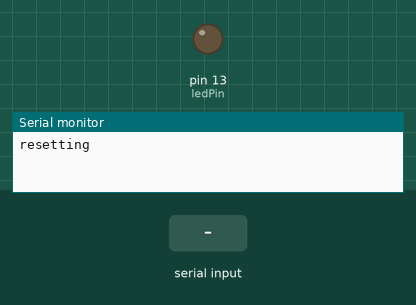
Recording of a sketch running on a simulated Arduino Uno, built with avr-gcc and run on an emulated ATmega328P. On the bench: output pins drawn as LEDs (lit = HIGH), the last lines printed to the serial monitor. Inputs (shaded band) come from the test bench.

Above: at 1.2 s.
1.3 s: "a" received over Serial
At 2.0 s:
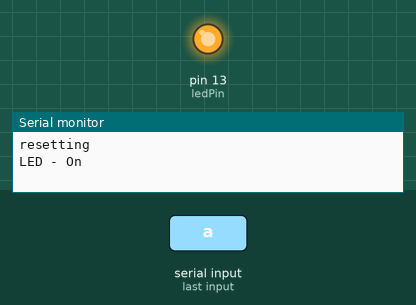
2.8 s: "1" received over Serial
At 3.1 s:
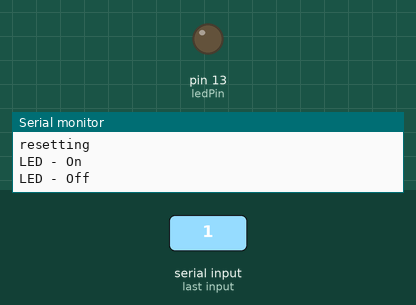
Timing chart, 0 to 5.8 s (numbered marks = the images above; inputs shaded):
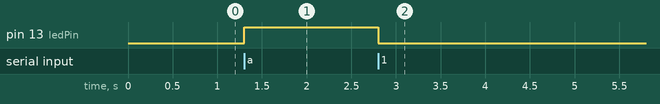

Measured:
- after the input at 1.3 s, pin 13 (ledPin): LOW → HIGH at once
- after the input at 2.8 s, pin 13 (ledPin): HIGH → LOW at once

The sketch:

serial_communication_example.ino
```cpp
//code to establish serial communication control of an led

const int ledPin = 13;  //the button the ledpin is on, also capable of attaching an led to pin 13
int inByte = 0;   //a byte variable to store the incoming serial byte


void setup() {
  // put your setup code here, to run once:
  pinMode (ledPin, OUTPUT); //sets pin 13 as an output pin for the led triggering

  Serial.begin(9600); //sets the serial communication at 9600
  Serial.println("resetting");  //prints "resetting" to serial communication

}

void loop() {
  // put your main code here, to run repeatedly:

  if(Serial.available() > 0) {
    inByte = Serial.read();

    //detects information in the serial monitor and writes it to the inByte variable

    if(inByte == 'a') { //if the available byte is "a"
      digitalWrite(ledPin, HIGH); //turn on the led pin
      Serial.println("LED - On"); //write LED - On to serial communication
    } else {
      digitalWrite(ledPin, LOW);  //otherwise turn off the led
      Serial.println("LED - Off");  //and write LED - Off to serial communication
    }
  }
}
```
